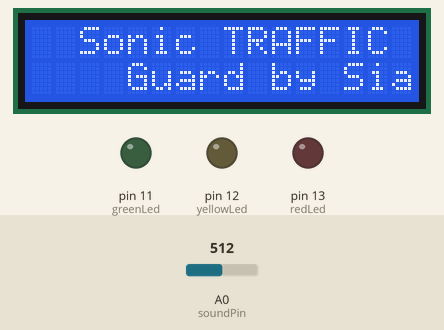
Bench run of a sketch on a simulated Arduino Uno, built with avr-gcc and run on an emulated ATmega328P. On the bench: 16×2 character LCD, output pins drawn as LEDs (lit = HIGH). Inputs (shaded band) come from the test bench; at power-on: A0 (soundPin) = 512.

Above: at 0.1 s.
At 2.2 s:
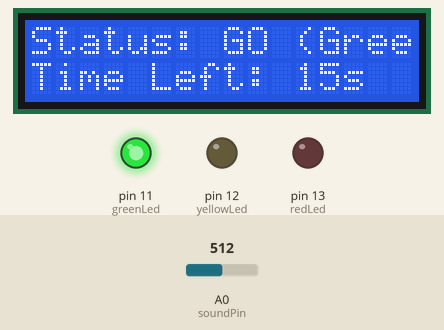
At 9.4 s:
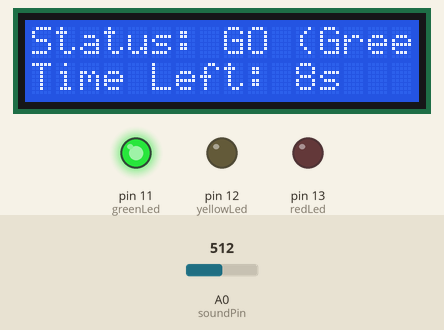
At 17.7 s:
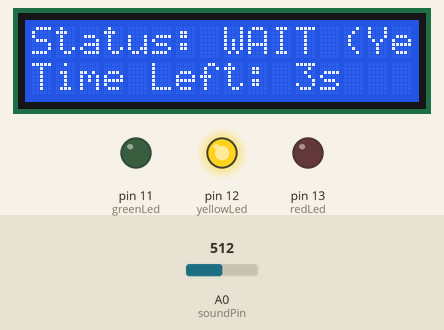
At 26.0 s:
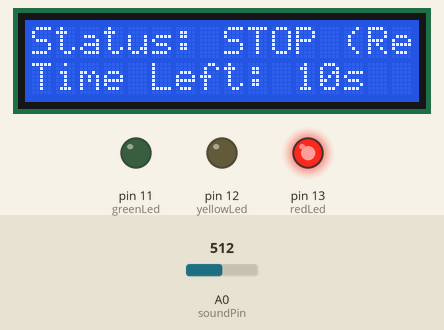
At 34.2 s:
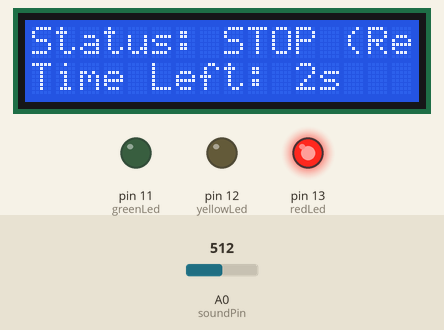
Timing chart, 0 to 37.7 s (numbered marks = the images above):
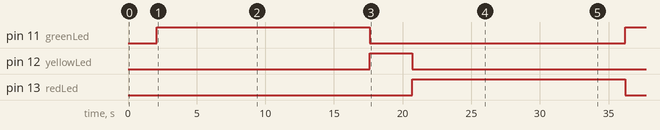

The sketch:

traffic_light.ino
```cpp
#include <Wire.h>
#include <LiquidCrystal_I2C.h>

LiquidCrystal_I2C lcd(0x27, 16, 2);

const int redLed = 13;
const int yellowLed = 12;
const int greenLed = 11;
const int soundPin = A0;

int threshold = 600;
int redTime = 15;
int yellowTime = 3;
int greenTime = 15;
int penaltyTime = 5;

// LCD আপডেট করার ফাংশন
void updateLCD(String status, int time) {
  lcd.clear();
  lcd.setCursor(0, 0);
  lcd.print("Status: ");
  lcd.print(status);
  lcd.setCursor(0, 1);
  lcd.print("Time Left: ");
  lcd.print(time);
  lcd.print("s");
}

void setup() {
  pinMode(redLed, OUTPUT);
  pinMode(yellowLed, OUTPUT);
  pinMode(greenLed, OUTPUT);
  pinMode(soundPin, INPUT);

  lcd.init();
  lcd.backlight();

  lcd.setCursor(2, 0);
  lcd.print("Sonic TRAFFIC");
  lcd.setCursor(4, 1);
  lcd.print("Guard by Siad PGC");
  delay(2000);
}

void loop() {
  // green light
  digitalWrite(greenLed, HIGH);
  for (int i = greenTime; i > 0; i--) {
    updateLCD("GO (Green)", i);
    delay(1000);
  }
  digitalWrite(greenLed, LOW);

  // yellow light
  digitalWrite(yellowLed, HIGH);
  for (int i = yellowTime; i > 0; i--) {
    updateLCD("WAIT (Yellow)", i);
    delay(1000);
  }
  digitalWrite(yellowLed, LOW);

  // red light
  digitalWrite(redLed, HIGH);
  int timeLeft = redTime;

  while (timeLeft > 0) {
    updateLCD("STOP (Red)", timeLeft);

    for (int ms = 0; ms < 10; ms++) {
      int noise = analogRead(soundPin);
      if (noise > threshold) {
        lcd.clear();
        lcd.setCursor(0, 0);
        lcd.print("NOISY! PENALTY");
        timeLeft += penaltyTime;
        delay(1000);
        break;
      }
      delay(100);
    }
    timeLeft--;
  }
  digitalWrite(redLed, LOW);
}
```

Measured:
- by itself, pin 11 (greenLed): LOW → HIGH at 2.1 s, → LOW 15.5 s later, → HIGH 18.6 s later
- by itself, pin 12 (yellowLed): LOW → HIGH at 17.6 s, → LOW 3.1 s later
- by itself, pin 13 (redLed): LOW → HIGH at 20.7 s, → LOW 15.5 s later
- what the display in image 1 shows lasts 1.1 s, from 2.1 s to 3.2 s
